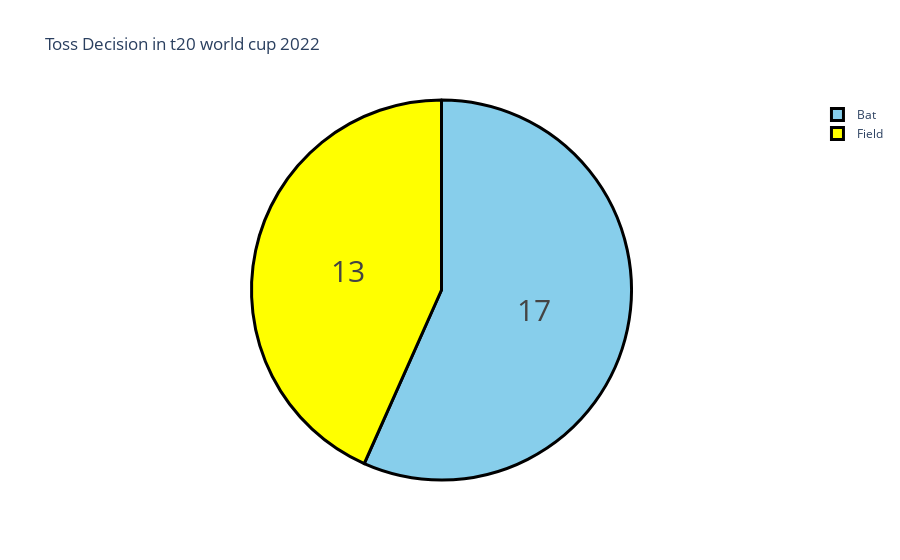

The notebook cell saved with this chart:
### Markdown cell above
So in the t20 world cup 2022, 16 matches were won by batting first, and 13 matches were won by chasing.

### Code cell
#Now, let’s have a look at the toss decisions by teams in the world cup:
toss=df['toss decision'].value_counts()
label=toss.index
counts=toss.values
colors=['skyblue','yellow']

fig=go.Figure(data=[go.Pie(labels=label,values=counts)])
fig.update_layout(title_text='Toss Decision in t20 world cup 2022')
fig.update_traces(hoverinfo='label+percent',textinfo='value',textfont_size=30,
                 marker=dict(colors=colors,line=dict(color='black',width=3)))
fig.show()

### Figure 1 — Plotly figure (JSON) as saved in the notebook; plotly's stock layout.template omitted (floating-point values rounded to 4 significant figures)
{"data": [{"hoverinfo": "label+percent", "labels": ["Bat", "Field"], "marker": {"colors": ["skyblue", "yellow"], "line": {"color": "black", "width": 3}}, "textfont": {"size": 30}, "textinfo": "value", "type": "pie", "values": [17, 13]}], "layout": {"title": {"text": "Toss Decision in t20 world cup 2022"}}}
